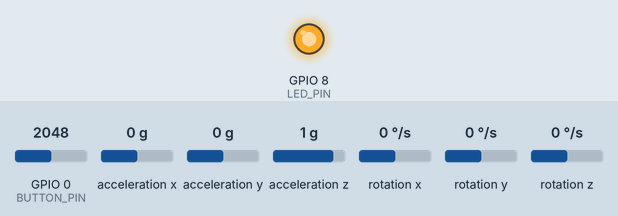
A program run on a simulated ESP32-C3. Shown: output pins drawn as LEDs (lit = HIGH). The inputs (shaded band) are chosen by the test bench; at power-on: GPIO 0 (BUTTON_PIN) = 2048, acceleration x 0 g, acceleration y 0 g, acceleration z 1 g, rotation x 0 °/s, rotation y 0 °/s, rotation z 0 °/s. Nothing arrives over Bluetooth unless stated; a phone connects over Bluetooth LE 3 s after start; pins used as bus, display or sensor lines are not drawn; what the program prints to the serial monitor is not drawn.

Above: at 7.3 s.
7.4 s: GPIO 0 (BUTTON_PIN) set to 2963
9.1 s: GPIO 0 (BUTTON_PIN) set to 3069
At 10.4 s:
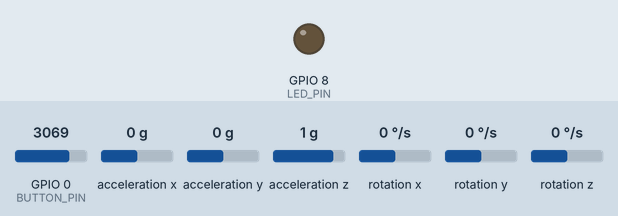
Timing chart, 0 to 13.1 s (numbered marks = the images above; inputs shaded):
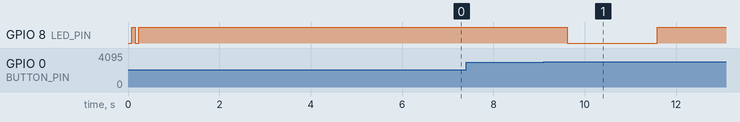

Measured:
- the behaviour switches between 3000 and 3001 on GPIO 0 (BUTTON_PIN) (found by bisection; images 0 and 1)
- after the input at 7.4 s, every drawn part: stays the same
- after the input at 9.1 s, GPIO 8 (LED_PIN): HIGH → LOW after 0.52 s, → HIGH 2.0 s later

The program:

main.cpp
```cpp
#include "I2Cdev.h"
#include "MPU6050.h"
#include "Wire.h"
#include <BLEDevice.h>
#include <BLEServer.h>
#include <BLEUtils.h>
#include <BLE2902.h>


MPU6050 mpu;


#define VCC_PIN 1
#define BUTTON_PIN 0

// Built-in Blue LED pin
// On ESP32-C3 SuperMini, the onboard blue LED is connected to GPIO 8 (Active-LOW: LOW = ON, HIGH = OFF)
#define LED_PIN 8
#define LED_ON  LOW
#define LED_OFF HIGH

inline void setLed(bool on) {
  digitalWrite(LED_PIN, on ? LED_ON : LED_OFF);
}


int16_t gyro_bias_x = 0;
int16_t gyro_bias_y = 0;
int16_t gyro_bias_z = 0;

void calibrateGyro() {
  Serial.println("Starting Gyro Calibration...");
  Serial.println("DO NOT MOVE THE PEN.");
  delay(2000); // Give the user 2 seconds to set the pen down

  int32_t sum_gx = 0;
  int32_t sum_gy = 0;
  int32_t sum_gz = 0;
  int num_samples = 500;

  // Temporary variables to hold readings during the loop
  int16_t ax, ay, az, gx, gy, gz;

  for (int i = 0; i < num_samples; i++) {
    // Read the raw values
    mpu.getMotion6(&ax, &ay, &az, &gx, &gy, &gz);

    // Accumulate the gyroscope readings
    sum_gx += gx;
    sum_gy += gy;
    sum_gz += gz;

    // Small delay to ensure we are actually getting new samples
    // (matches your ~100Hz target rate)
    delay(2);  // 2ms = 500Hz to match the new sample rate
  }

  // Calculate the average bias
  gyro_bias_x = sum_gx / num_samples;
  gyro_bias_y = sum_gy / num_samples;
  gyro_bias_z = sum_gz / num_samples;

  Serial.println("Calibration Complete!");
  // Serial.printf("Bias X: %d | Bias Y: %d | Bias Z: %d\n", gyro_bias_x, gyro_bias_y, gyro_bias_z);
  delay(1000); // Brief pause before starting the main program
}


// Use generic UUIDs or generate custom ones online
#define SERVICE_UUID        "4fafc201-1fb5-459e-8fcc-c5c9c331914b"
#define CHARACTERISTIC_UUID "beb5483e-36e1-4688-b7f5-ea07361b26a8"

BLEServer* pServer = NULL;
BLECharacteristic* pCharacteristic = NULL;
bool deviceConnected = false;

struct __attribute__((packed)) ImuSample {
  int16_t ax, ay, az;
  int16_t gx, gy, gz;
};

#define CAPTURE_SAMPLES 500   // 500 samples @ 500Hz = 1 second of data
#define BLE_CHUNK_SIZE 42

ImuSample recordedSamples[CAPTURE_SAMPLES];
uint16_t capturedSampleCount = 0;
bool recordingActive = false;

bool lastButtonState = false;
bool buttonState = false;

unsigned long lastDebounceTime = 0;
const unsigned long DEBOUNCE_DELAY = 10;

void onButtonPress();
void (*buttonCallback)() = onButtonPress;

void sendBleChunk(const ImuSample* data, size_t count) {
  if (pCharacteristic == nullptr || !deviceConnected) {
    return;
  }

  pCharacteristic->setValue((uint8_t*)data, count * sizeof(ImuSample));
  pCharacteristic->notify();
}

void sendRecordedSamples() {
  const size_t totalSamples = CAPTURE_SAMPLES;
  for (size_t i = 0; i < totalSamples; i += BLE_CHUNK_SIZE) {
    size_t chunkCount = totalSamples - i;
    if (chunkCount > BLE_CHUNK_SIZE) {
      chunkCount = BLE_CHUNK_SIZE;
    }

    sendBleChunk(&recordedSamples[i], chunkCount);
    delay(10);
  }
}

void checkButtons() {
    bool reading = (analogRead(BUTTON_PIN) > 3000);

    if (reading != lastButtonState) {
      lastDebounceTime = millis();
    }

    if ((millis() - lastDebounceTime) > DEBOUNCE_DELAY) {
      if (reading != buttonState) {
        buttonState = reading;

        if (buttonState) {
          Serial.println("Button pressed! Starting capture...");
          buttonCallback();
        }
      }
    }

    lastButtonState = reading;
}


class MyServerCallbacks: public BLEServerCallbacks {
    void onConnect(BLEServer* pServer) {
      deviceConnected = true;
    }
    void onDisconnect(BLEServer* pServer) {
      deviceConnected = false;
      setLed(false);
      pServer->startAdvertising();
    }
};


void imuSamplingTask(void * parameter) {
  TickType_t xLastWakeTime;
  const TickType_t xFrequency = pdMS_TO_TICKS(2); // 2ms = 500Hz
  xLastWakeTime = xTaskGetTickCount();

  for(;;) {
    vTaskDelayUntil(&xLastWakeTime, xFrequency);

    int16_t raw_ax, raw_ay, raw_az;
    int16_t raw_gx, raw_gy, raw_gz;
    mpu.getMotion6(&raw_ax, &raw_ay, &raw_az, &raw_gx, &raw_gy, &raw_gz);

    if (recordingActive) {
      recordedSamples[capturedSampleCount].ax = raw_ax;
      recordedSamples[capturedSampleCount].ay = raw_ay;
      recordedSamples[capturedSampleCount].az = raw_az;
      recordedSamples[capturedSampleCount].gx = raw_gx - gyro_bias_x;
      recordedSamples[capturedSampleCount].gy = raw_gy - gyro_bias_y;
      recordedSamples[capturedSampleCount].gz = raw_gz - gyro_bias_z;

      capturedSampleCount++;

      if (capturedSampleCount >= CAPTURE_SAMPLES) {
        setLed(false); // Turn OFF blue LED: Recording finished
        Serial.println("Capture complete. Sending BLE chunks...");
        sendRecordedSamples();
        capturedSampleCount = 0;
        recordingActive = false;
      }
    }
  }
}

void setup() {
    Wire.begin(4, 3);
    Wire.setClock(400000);  // 400kHz I2C Fast Mode (required for 500Hz sampling)
    Serial.begin(115200);

    Serial.println("Initializing I2C devices...");
    mpu.initialize();

    // Configure MPU6050 for 500Hz output:
    // DLPF_MODE 3 → Gyro output rate = 1kHz, BW = 42Hz (good noise filtering)
    // SMPLRT_DIV = 1 → Sample Rate = 1000 / (1+1) = 500Hz
    mpu.setDLPFMode(3);
    mpu.setRate(1);

    // Verify connection
    if (!mpu.testConnection()) {
      Serial.println("MPU6050 connection failed");
    } else {
      Serial.println("MPU6050 connection successful");
    }

    // Initialize the VCC pin
    pinMode(VCC_PIN, OUTPUT);
    digitalWrite(VCC_PIN, HIGH);

    // Initialize the button pin
    pinMode(BUTTON_PIN, INPUT);

    // Initialize the built-in blue LED
    pinMode(LED_PIN, OUTPUT);
    setLed(false); // Initially OFF

    // 2 quick blinks at startup to confirm LED works
    for (int i = 0; i < 2; i++) {
      setLed(true);
      delay(80);
      setLed(false);
      delay(80);
    }

    calibrateGyro();


BLEDevice::init("SmartPen_ESP32C3");
  BLEDevice::setMTU(512);
  pServer = BLEDevice::createServer();
  pServer->setCallbacks(new MyServerCallbacks());

  BLEService *pService = pServer->createService(SERVICE_UUID);
    pCharacteristic = pService->createCharacteristic(
                      CHARACTERISTIC_UUID,
                      BLECharacteristic::PROPERTY_NOTIFY
                    );

  // BLE2902 is required by BLE protocol to allow notifications
  pCharacteristic->addDescriptor(new BLE2902());
  pService->start();

  // 3. Start Advertising
  BLEAdvertising *pAdvertising = BLEDevice::getAdvertising();
  pAdvertising->addServiceUUID(SERVICE_UUID);
  pAdvertising->setScanResponse(false);
  pAdvertising->setMinPreferred(0x0);
  BLEDevice::startAdvertising();
  xTaskCreatePinnedToCore(
    imuSamplingTask,
    "IMU_Task",
    8192,              // Stack size (increased for 500Hz)
    NULL,              // Task parameters
    2,                 // Priority (raised above default to ensure timing)
    NULL,              // Task handle
    0                  // Core 0
  );
}


void onButtonPress() {
  if (!recordingActive) {
    Serial.println("Button pressed — waiting 500ms for hand to settle...");
    delay(500);  // Let hand stabilize after button press
    capturedSampleCount = 0;
    recordingActive = true;
    setLed(true);  // Turn ON blue LED: Tells user to start writing now!
    Serial.println(">>> RECORDING STARTED: Blue LED ON (Start writing!) <<<");
  }
}

void loop() {
  checkButtons();
}
```
